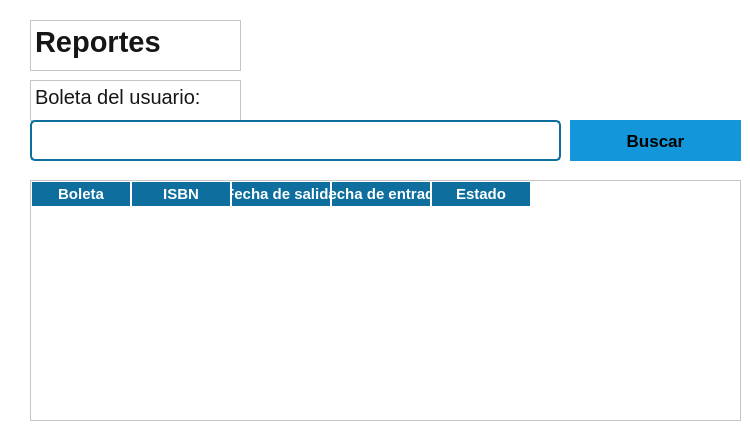
       <widget class="QWidget" name="reportes">
        <property name="styleSheet">
         <string notr="true">background-color: rgb(255, 255, 255);</string>
        </property>
        <widget class="QPlainTextEdit" name="plainTextEdit_8">
         <property name="geometry">
          <rect>
           <x>30</x>
           <y>20</y>
           <width>211</width>
           <height>51</height>
          </rect>
         </property>
         <property name="font">
          <font>
           <pointsize>22</pointsize>
           <bold>true</bold>
          </font>
         </property>
         <property name="styleSheet">
          <string notr="true">color: rgb(22, 22, 22);</string>
         </property>
         <property name="plainText">
          <string>Reportes</string>
         </property>
        </widget>
        <widget class="QPushButton" name="pushButton_17">
         <property name="geometry">
          <rect>
           <x>570</x>
           <y>120</y>
           <width>171</width>
           <height>41</height>
          </rect>
         </property>
         <property name="font">
          <font>
           <pointsize>13</pointsize>
           <bold>true</bold>
          </font>
         </property>
         <property name="styleSheet">
          <string notr="true">
QPushButton {
background-color: rgb(20, 150, 218);
    border: none;
    padding: 10px;
}
QPushButton:hover {
    background-color: #0a4f6f;
}
QPushButton:pressed {
    background-color: rgb(20, 150, 218);
}</string>
         </property>
         <property name="text">
          <string>Buscar</string>
         </property>
        </widget>
        <widget class="QTableWidget" name="tabla_reportes">
         <property name="enabled">
          <bool>false</bool>
         </property>
         <property name="geometry">
          <rect>
           <x>30</x>
           <y>180</y>
           <width>711</width>
           <height>241</height>
          </rect>
         </property>
         <property name="styleSheet">
          <string notr="true">QHeaderView::section { 
    background-color: #0e6f9f;
    color: white;
    font-weight: bold;
	font-size: 15px;
	border: 1px solid #ffffff;
    }
QTableWidget::item { 
	color: black;
	font-weight: bold;
	border: 1px solid #000000;
}</string>
         </property>
         <property name="sizeAdjustPolicy">
          <enum>QAbstractScrollArea::SizeAdjustPolicy::AdjustToContents</enum>
         </property>
         <column>
          <property name="text">
           <string notr="true">Boleta</string>
          </property>
          <property name="toolTip">
           <string notr="true"/>
          </property>
          <property name="font">
           <font>
            <pointsize>13</pointsize>
           </font>
          </property>
          <property name="background">
           <color>
            <red>14</red>
            <green>111</green>
            <blue>159</blue>
           </color>
          </property>
          <property name="foreground">
           <brush brushstyle="NoBrush">
            <color alpha="255">
             <red>0</red>
             <green>0</green>
             <blue>0</blue>
            </color>
           </brush>
          </property>
         </column>
         <column>
          <property name="text">
           <string>ISBN</string>
          </property>
          <property name="font">
           <font>
            <pointsize>13</pointsize>
           </font>
          </property>
          <property name="background">
           <color>
            <red>14</red>
            <green>111</green>
            <blue>159</blue>
           </color>
          </property>
         </column>
         <column>
          <property name="text">
           <string>Fecha de salida</string>
          </property>
          <property name="font">
           <font>
            <pointsize>13</pointsize>
           </font>
          </property>
          <property name="background">
           <color>
            <red>14</red>
            <green>111</green>
            <blue>159</blue>
           </color>
          </property>
         </column>
         <column>
          <property name="text">
           <string>Fecha de entrada</string>
          </property>
          <property name="font">
           <font>
            <pointsize>13</pointsize>
           </font>
          </property>
          <property name="background">
           <color>
            <red>14</red>
            <green>111</green>
            <blue>159</blue>
           </color>
          </property>
         </column>
         <column>
          <property name="text">
           <string>Estado</string>
          </property>
          <property name="font">
           <font>
            <pointsize>13</pointsize>
           </font>
          </property>
          <property name="background">
           <color>
            <red>14</red>
            <green>111</green>
            <blue>159</blue>
           </color>
          </property>
         </column>
        </widget>
        <widget class="QLineEdit" name="lineEdit_7">
         <property name="geometry">
          <rect>
           <x>30</x>
           <y>120</y>
           <width>531</width>
           <height>41</height>
          </rect>
         </property>
         <property name="font">
          <font>
           <pointsize>15</pointsize>
          </font>
         </property>
         <property name="styleSheet">
          <string notr="true">border: 2px solid #0e6f9f;
border-radius: 5px;
padding: 4px;
color: rgb(22, 22, 22);</string>
         </property>
        </widget>
        <widget class="QPlainTextEdit" name="plainTextEdit_16">
         <property name="geometry">
          <rect>
           <x>30</x>
           <y>80</y>
           <width>211</width>
           <height>41</height>
          </rect>
         </property>
         <property name="font">
          <font>
           <pointsize>15</pointsize>
          </font>
         </property>
         <property name="styleSheet">
          <string notr="true">color: rgb(22, 22, 22);</string>
         </property>
         <property name="plainText">
          <string>Boleta del usuario:</string>
         </property>
        </widget>
        <zorder>plainTextEdit_8</zorder>
        <zorder>pushButton_17</zorder>
        <zorder>tabla_reportes</zorder>
        <zorder>plainTextEdit_16</zorder>
        <zorder>lineEdit_7</zorder>
       </widget>
